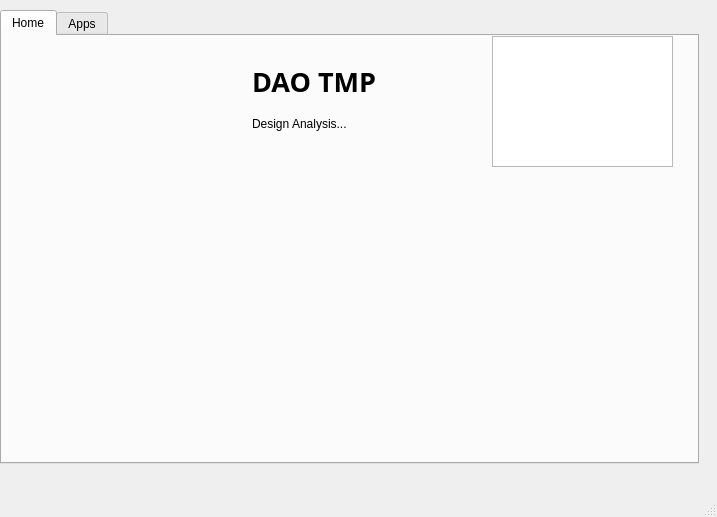
<?xml version="1.0" encoding="UTF-8"?>
<ui version="4.0">
 <class>mainWindow</class>
 <widget class="QMainWindow" name="mainWindow">
  <property name="geometry">
   <rect>
    <x>0</x>
    <y>0</y>
    <width>717</width>
    <height>517</height>
   </rect>
  </property>
  <property name="windowTitle">
   <string>MainWindow</string>
  </property>
  <widget class="QWidget" name="centralwidget">
   <widget class="QTabWidget" name="tabWidget">
    <property name="geometry">
     <rect>
      <x>0</x>
      <y>10</y>
      <width>699</width>
      <height>454</height>
     </rect>
    </property>
    <property name="currentIndex">
     <number>0</number>
    </property>
    <widget class="QWidget" name="home">
     <attribute name="title">
      <string>Home</string>
     </attribute>
     <widget class="QLabel" name="label">
      <property name="geometry">
       <rect>
        <x>250</x>
        <y>20</y>
        <width>171</width>
        <height>51</height>
       </rect>
      </property>
      <property name="font">
       <font>
        <family>Sans Serif</family>
        <pointsize>20</pointsize>
        <weight>75</weight>
        <bold>true</bold>
       </font>
      </property>
      <property name="text">
       <string>DAO TMP</string>
      </property>
     </widget>
     <widget class="QLabel" name="label_2">
      <property name="geometry">
       <rect>
        <x>250</x>
        <y>80</y>
        <width>107</width>
        <height>16</height>
       </rect>
      </property>
      <property name="text">
       <string>Design Analysis...</string>
      </property>
     </widget>
     <widget class="QGraphicsView" name="logoView">
      <property name="geometry">
       <rect>
        <x>490</x>
        <y>0</y>
        <width>181</width>
        <height>131</height>
       </rect>
      </property>
      <property name="font">
       <font>
        <family>Sans Serif</family>
       </font>
      </property>
      <property name="autoFillBackground">
       <bool>false</bool>
      </property>
     </widget>
    </widget>
    <widget class="QWidget" name="apps">
     <attribute name="title">
      <string>Apps</string>
     </attribute>
     <widget class="QPushButton" name="patoButton">
      <property name="geometry">
       <rect>
        <x>10</x>
        <y>100</y>
        <width>131</width>
        <height>41</height>
       </rect>
      </property>
      <property name="font">
       <font>
        <pointsize>16</pointsize>
       </font>
      </property>
      <property name="text">
       <string>PATO</string>
      </property>
     </widget>
     <widget class="QPushButton" name="pumaButton">
      <property name="geometry">
       <rect>
        <x>10</x>
        <y>150</y>
        <width>131</width>
        <height>41</height>
       </rect>
      </property>
      <property name="font">
       <font>
        <pointsize>16</pointsize>
       </font>
      </property>
      <property name="text">
       <string>PUMA</string>
      </property>
     </widget>
     <widget class="QPushButton" name="oplrButton">
      <property name="geometry">
       <rect>
        <x>10</x>
        <y>200</y>
        <width>131</width>
        <height>41</height>
       </rect>
      </property>
      <property name="font">
       <font>
        <pointsize>16</pointsize>
       </font>
      </property>
      <property name="text">
       <string>OPLR</string>
      </property>
     </widget>
     <widget class="QLabel" name="label_6">
      <property name="geometry">
       <rect>
        <x>580</x>
        <y>10</y>
        <width>81</width>
        <height>31</height>
       </rect>
      </property>
      <property name="font">
       <font>
        <pointsize>14</pointsize>
        <weight>75</weight>
        <bold>true</bold>
       </font>
      </property>
      <property name="text">
       <string>Utilities</string>
      </property>
     </widget>
     <widget class="QLabel" name="HeaderMenu">
      <property name="geometry">
       <rect>
        <x>320</x>
        <y>0</y>
        <width>81</width>
        <height>31</height>
       </rect>
      </property>
      <property name="font">
       <font>
        <pointsize>14</pointsize>
        <weight>75</weight>
        <bold>true</bold>
       </font>
      </property>
      <property name="text">
       <string/>
      </property>
     </widget>
     <widget class="QTextBrowser" name="textBrowser">
      <property name="geometry">
       <rect>
        <x>300</x>
        <y>50</y>
        <width>256</width>
        <height>261</height>
       </rect>
      </property>
      <property name="html">
       <string>&lt;!DOCTYPE HTML PUBLIC &quot;-//W3C//DTD HTML 4.0//EN&quot; &quot;http://www.w3.org/TR/REC-html40/strict.dtd&quot;&gt;
&lt;html&gt;&lt;head&gt;&lt;meta name=&quot;qrichtext&quot; content=&quot;1&quot; /&gt;&lt;style type=&quot;text/css&quot;&gt;
p, li { white-space: pre-wrap; }
&lt;/style&gt;&lt;/head&gt;&lt;body style=&quot; font-family:'Noto Sans'; font-size:9pt; font-weight:400; font-style:normal;&quot;&gt;
&lt;p style=&quot;-qt-paragraph-type:empty; margin-top:0px; margin-bottom:0px; margin-left:0px; margin-right:0px; -qt-block-indent:0; text-indent:0px;&quot;&gt;&lt;br /&gt;&lt;/p&gt;&lt;/body&gt;&lt;/html&gt;</string>
      </property>
     </widget>
     <widget class="QColumnView" name="columnView">
      <property name="geometry">
       <rect>
        <x>170</x>
        <y>50</y>
        <width>256</width>
        <height>192</height>
       </rect>
      </property>
     </widget>
     <widget class="QPushButton" name="documentorButton">
      <property name="geometry">
       <rect>
        <x>180</x>
        <y>100</y>
        <width>101</width>
        <height>31</height>
       </rect>
      </property>
      <property name="sizePolicy">
       <sizepolicy hsizetype="Expanding" vsizetype="Expanding">
        <horstretch>0</horstretch>
        <verstretch>0</verstretch>
       </sizepolicy>
      </property>
      <property name="font">
       <font>
        <pointsize>11</pointsize>
       </font>
      </property>
      <property name="text">
       <string>Documentor</string>
      </property>
     </widget>
     <widget class="QPushButton" name="installButton">
      <property name="geometry">
       <rect>
        <x>180</x>
        <y>140</y>
        <width>101</width>
        <height>31</height>
       </rect>
      </property>
      <property name="font">
       <font>
        <pointsize>11</pointsize>
       </font>
      </property>
      <property name="text">
       <string>Install</string>
      </property>
     </widget>
     <widget class="QPushButton" name="runButton">
      <property name="geometry">
       <rect>
        <x>180</x>
        <y>220</y>
        <width>101</width>
        <height>31</height>
       </rect>
      </property>
      <property name="font">
       <font>
        <pointsize>11</pointsize>
       </font>
      </property>
      <property name="text">
       <string>Run</string>
      </property>
     </widget>
     <widget class="QPushButton" name="testButton">
      <property name="geometry">
       <rect>
        <x>180</x>
        <y>180</y>
        <width>101</width>
        <height>31</height>
       </rect>
      </property>
      <property name="font">
       <font>
        <pointsize>11</pointsize>
       </font>
      </property>
      <property name="text">
       <string>Test</string>
      </property>
     </widget>
     <widget class="QTextBrowser" name="textBrowser_2">
      <property name="geometry">
       <rect>
        <x>570</x>
        <y>50</y>
        <width>91</width>
        <height>61</height>
       </rect>
      </property>
      <property name="html">
       <string>&lt;!DOCTYPE HTML PUBLIC &quot;-//W3C//DTD HTML 4.0//EN&quot; &quot;http://www.w3.org/TR/REC-html40/strict.dtd&quot;&gt;
&lt;html&gt;&lt;head&gt;&lt;meta name=&quot;qrichtext&quot; content=&quot;1&quot; /&gt;&lt;style type=&quot;text/css&quot;&gt;
p, li { white-space: pre-wrap; }
&lt;/style&gt;&lt;/head&gt;&lt;body style=&quot; font-family:'Noto Sans'; font-size:9pt; font-weight:400; font-style:normal;&quot;&gt;
&lt;p align=&quot;center&quot; style=&quot; margin-top:0px; margin-bottom:0px; margin-left:0px; margin-right:0px; -qt-block-indent:0; text-indent:0px;&quot;&gt;&lt;span style=&quot; font-size:13pt; font-weight:600;&quot;&gt;MESH &lt;br /&gt;TECPLOT&lt;/span&gt;&lt;/p&gt;&lt;/body&gt;&lt;/html&gt;</string>
      </property>
     </widget>
     <widget class="QPushButton" name="openfoamButton">
      <property name="geometry">
       <rect>
        <x>10</x>
        <y>50</y>
        <width>131</width>
        <height>41</height>
       </rect>
      </property>
      <property name="font">
       <font>
        <pointsize>16</pointsize>
       </font>
      </property>
      <property name="text">
       <string>OpenFOAM</string>
      </property>
     </widget>
     <zorder>columnView</zorder>
     <zorder>patoButton</zorder>
     <zorder>pumaButton</zorder>
     <zorder>oplrButton</zorder>
     <zorder>label_6</zorder>
     <zorder>HeaderMenu</zorder>
     <zorder>textBrowser</zorder>
     <zorder>documentorButton</zorder>
     <zorder>installButton</zorder>
     <zorder>runButton</zorder>
     <zorder>testButton</zorder>
     <zorder>textBrowser_2</zorder>
     <zorder>openfoamButton</zorder>
    </widget>
   </widget>
  </widget>
  <widget class="QMenuBar" name="menubar">
   <property name="geometry">
    <rect>
     <x>0</x>
     <y>0</y>
     <width>717</width>
     <height>23</height>
    </rect>
   </property>
  </widget>
  <widget class="QStatusBar" name="statusbar"/>
 </widget>
 <resources/>
 <connections/>
</ui>
